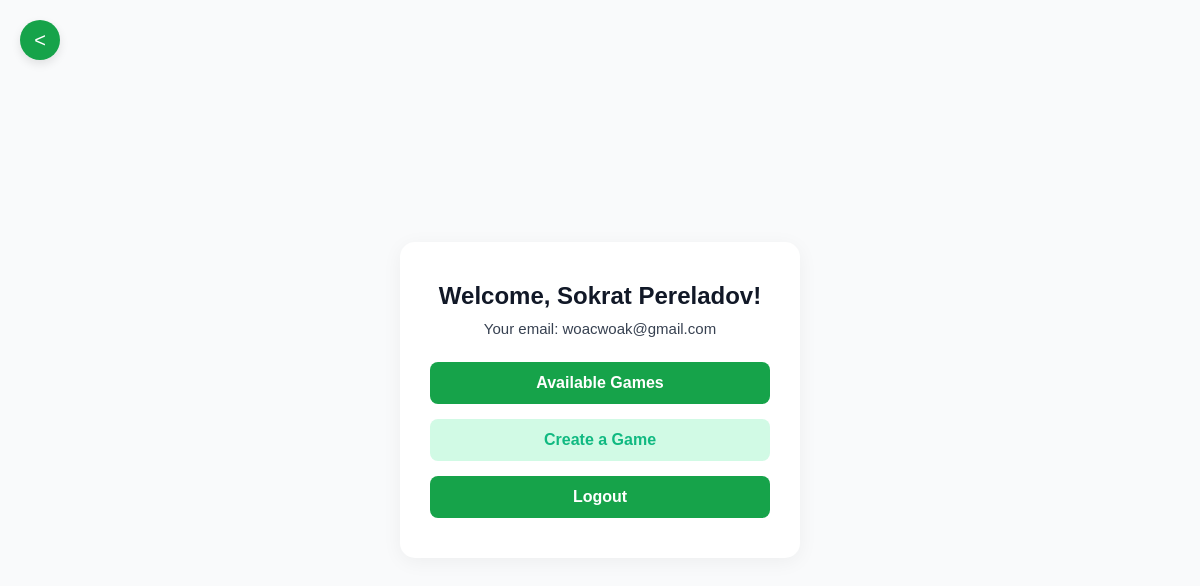
The page /dashboard (signed in) on the database its author committed.
### app.py (models this page shows, shortened)
class User(db.Model):
    id = db.Column(db.Integer, primary_key=True)
    name = db.Column(db.String(50), nullable=False)
    surname = db.Column(db.String(50), nullable=False)
    email = db.Column(db.String(50), unique=True, nullable=False)
    password = db.Column(db.String(150), nullable=False)

### app.py (the view)
@app.route("/dashboard")
@login_is_required
def dashboard():
    user = User.query.filter_by(email=session.get("email")).first()
    if user:
        name = user.name
        surname = user.surname
        picture = session.get("picture") or url_for('static', filename='assets/profile-picture.png')
    else:
        name = session.get("name", "Google User")
        surname = ""
        picture = session.get("picture")
    return render_template("dashboard.html", name=name, surname=surname, email=session.get("email"), picture=picture)

### app.py (called while the page is built)
def login_is_required(f):
    @wraps(f)
    def wrapper(*args, **kwargs):
        if "google_id" not in session and "email" not in session:
            return render_template("log-in.html", error="You must be logged in to access this page.")
        return f(*args, **kwargs)
    return wrapper

@app.context_processor
def inject_user_info():
    user_picture = session.get("picture")
    default_picture = url_for('static', filename='assets/profile-picture.png')
    return dict(
        picture=user_picture or default_picture,
        email=session.get("email"),
        name=session.get("name", "User")
    )

### templates/dashboard.html (shortened to what this page needs)
<!DOCTYPE html>
<html lang="en">
<head>
    <link href="{{ url_for('static', filename='css_folder/log-in.css')}}" rel="stylesheet">
    <link href="{{ url_for('static', filename='css_folder/dashboard.css')}}" rel="stylesheet">
</head>
<body>
    <a href="{{ url_for('home') }}" class="top-left-btn" id="backButton">&lt;</a>
    <div class="dashboard-container">
        <h1>Welcome, {{ name }} {{ surname }}!</h1>
        <p>Your email: {{ email }}</p>
        <a href="{{ url_for('available_games') }}" class="dashboard-btn btn-primary">Available Games</a>
        <a href="{{ url_for('create_game') }}" class="dashboard-btn btn-secondary">Create a Game</a>
        <a href="{{ url_for('logout') }}" class="dashboard-btn btn-primary">Logout</a>
    </div>
</body>
</html>

### static/css_folder/log-in.css (style rules this page uses)
* { box-sizing: border-box; margin: 0; padding: 0; font-family: 'Poppins', sans-serif; }
body { display: flex; justify-content: center; align-items: center; min-height: 100vh; background-color: #f9fafb; }
.top-left-btn { position: fixed; top: 20px; left: 20px; width: 40px; height: 40px; background-color: #16a34a; color: #fff; border: none; border-radius: 50%; cursor: pointer; font-size: 20px; display: flex; align-items: center; justify-content: center; box-shadow: 0 4px 10px rgba(0,0,0,0.1); transition: background 0.3s; z-index: 1000; text-decoration: none; }
.btn-primary { background-color: #16a34a; color: #fff; }
a { text-decoration: none; }

### static/css_folder/dashboard.css (style rules this page uses)
.dashboard-container { background: #fff; padding: 40px 30px; border-radius: 15px; box-shadow: 0 4px 20px rgba(0,0,0,0.05); width: 100%; max-width: 400px; text-align: center; }
.dashboard-container h1 { font-size: 24px; font-weight: 600; color: #111827; margin-bottom: 10px; }
.dashboard-container p { font-size: 15px; color: #374151; margin-bottom: 25px; }
.dashboard-btn { width: 100%; padding: 12px 0; border: none; border-radius: 8px; font-size: 16px; font-weight: 600; cursor: pointer; transition: background 0.3s; margin-top: 15px; text-decoration: none; display: block; }
.btn-primary { background-color: #16a34a; color: #fff; }
.btn-secondary { background-color: #d1fae5; color: #10b981; }

### rows shown on the page
User: name "Sokrat", surname "Pereladov", email "woacwoak@gmail.com"
